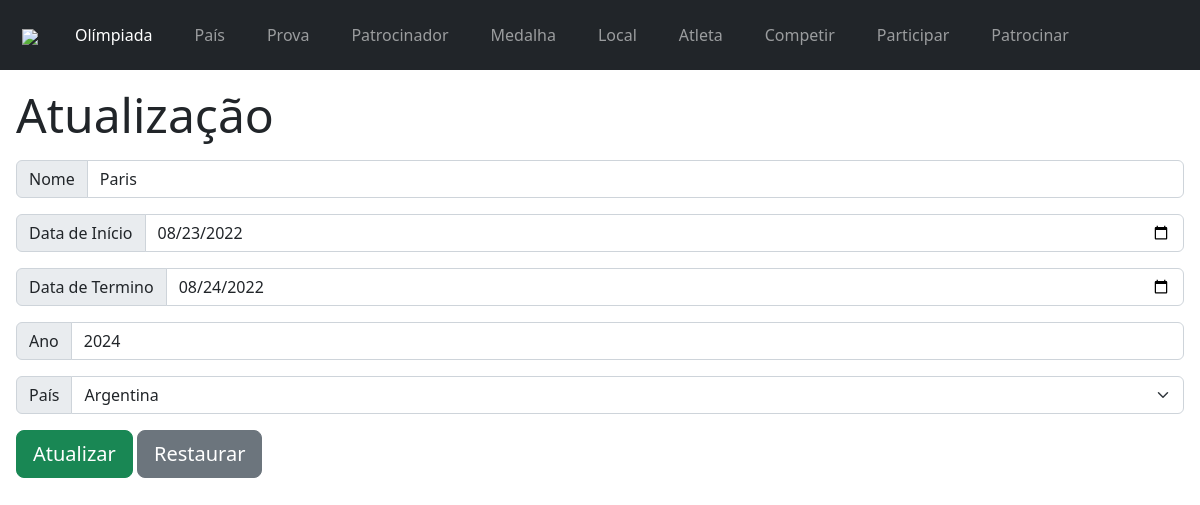
Page /olimpiada/bd/atualizacao.php?idAt=Paris on the committed database.
### tables this page shows
CREATE TABLE `olimpiada` (
  `nome` varchar(30) NOT NULL,
  `data_inicio` date NOT NULL,
  `data_termino` date NOT NULL,
  `primeiro` varchar(3) DEFAULT NULL,
  `segundo` varchar(3) DEFAULT NULL,
  `terceiro` varchar(3) DEFAULT NULL,
  `ano` int(4) NOT NULL,
  `pais_codigo` varchar(3) NOT NULL,
  `qtdPaises` int(11) NOT NULL DEFAULT 0
);

### olimpiada/bd/atualizacao.php (the view, shortened to what this page needs)
<?php
$conexao = mysqli_connect("localhost", "root", "", "olimpiada");
$idAt = $_GET['idAt'];
$comandoDados = "SELECT * FROM olimpiada WHERE nome = '$idAt'";
$resultadoDados = mysqli_query($conexao, $comandoDados);
$tuplaDados = mysqli_fetch_assoc($resultadoDados);
$comandoPais = "SELECT * FROM pais";
$resultadoPais = mysqli_query($conexao, $comandoPais);
?>
<!DOCTYPE html>
<head>
    <link href="https://cdn.jsdelivr.net/npm/bootstrap@5.2.0/dist/css/bootstrap.min.css" rel="stylesheet">
</head>
<body>
    <nav class="navbar navbar-expand-lg navbar-dark bg-dark">
        <div class="container-fluid">
            <a class="navbar-brand" style="margin-left: 10px" href="../index.php"><img src="../../img/olympic.png" width="50px"></a>
            <div class="collapse navbar-collapse" id="navbarSupportedContent">
                <ul class="navbar-nav me-auto mb-2 mb-lg-0">
                    <li class="nav-item btn">
                        <a class="nav-link active" href="../../olimpiada/olimpiada.php">Olímpiada</a>
                    </li>
                    <li class="nav-item btn">
                        <a class="nav-link" href="../../pais/pais.php">País</a>
                    </li>
                    <li class="nav-item btn">
                        <a class="nav-link" href="../../prova/prova.php">Prova</a>
                    </li>
                    <li class="nav-item btn">
                        <a class="nav-link" href="../../patrocinador/patrocinador.php">Patrocinador</a>
                    </li>
                    <li class="nav-item btn">
                        <a class="nav-link" href="../../medalha/medalha.php">Medalha</a>
                    </li>
                    <li class="nav-item btn">
                        <a class="nav-link" href="../../local/local.php">Local</a>
                    </li>
                    <li class="nav-item btn">
                        <a class="nav-link" href="../../atleta/atleta.php">Atleta</a>
                    </li>
                    <li class="nav-item btn">
                        <a class="nav-link" href="../../competir/competir.php">Competir</a>
                    </li>
                    <li class="nav-item btn">
                        <a class="nav-link" href="../../participar/participar.php">Participar</a>
                    </li>
                    <li class="nav-item btn">
                        <a class="nav-link" href="../../patrocinar/patrocinar.php">Patrocinar</a>
                    </li>
                </ul>
            </div>
        </div>
    </nav>
    <div class="m-3">
        <h3 class="display-5 mb-3 mt-2"> Atualização </h3>
        <form action="atualizacao.php?idAt=<?php echo $idAt ?>" method="POST">
            <div class="input-group mb-3">
                <span class="input-group-text">Nome</span>
                <input type="text" class="form-control" name="nome" required readonly value="<?php echo $tuplaDados['nome'] ?>">
            </div>
            <div class="input-group mb-3">
                <span class="input-group-text">Data de Início</span>
                <input type="date" class="form-control" name="dataInicio" required value="<?php echo $tuplaDados['data_inicio'] ?>">
            </div>
            <div class="input-group mb-3">
                <span class="input-group-text">Data de Termino</span>
                <input type="date" class="form-control" name="dataTermino" required value="<?php echo $tuplaDados['data_termino'] ?>">
            </div>
            <div class="input-group mb-3">
                <span class="input-group-text">Ano</span>
                <input type="number" class="form-control" name="ano" required value="<?php echo $tuplaDados['ano'] ?>">
            </div>
            <div class="input-group mb-3">
                <label class="input-group-text">País</label>
                <select class="form-select" name="pais">
                    <?php
                    while ($tuplaPaises = mysqli_fetch_assoc($resultadoPais)) {
                        echo "<option value='" . $tuplaPaises['codigo'] . "'> " . $tuplaPaises['nome'] . "</option>";
                    }
                    ?>
                </select>
            </div>
            <input type="submit" value="Atualizar" name="botaoEnviar" class="btn btn-success btn-lg btn-block">
            <input type="reset" value="Restaurar" class="btn btn-secondary btn-lg btn-block">
        </form>
    </div>
</body>
</html>

### rows in the picture
olimpiada: nome "Paris", dataInicio "08/23/2022", dataTermino "08/24/2022", ano "2024"

### other values in the picture
form field pais "Argentina"
